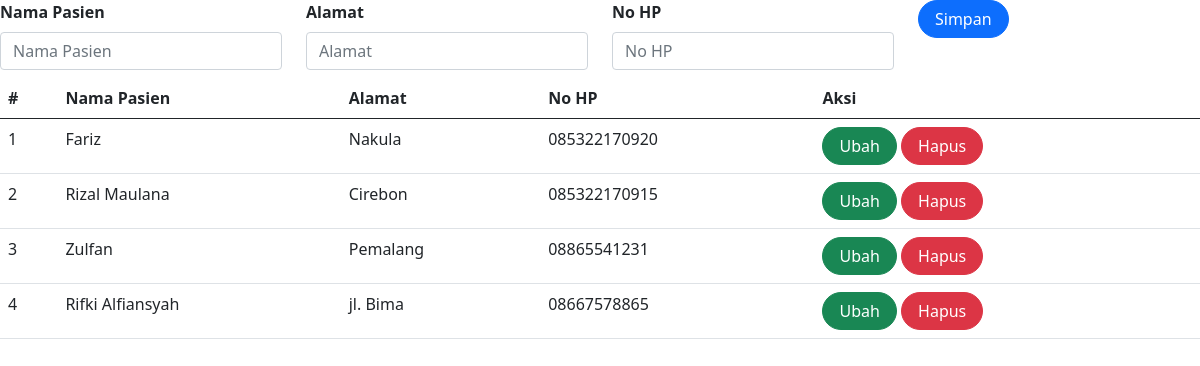
The app's page /pasien.php with its own data.
### tables this page shows
CREATE TABLE `pasien` (
  `id_pasien` int(10) UNSIGNED NOT NULL,
  `nama` varchar(255) DEFAULT NULL,
  `alamat` varchar(255) DEFAULT NULL,
  `no_hp` varchar(50) DEFAULT NULL
);

### pasien.php (the view, shortened to what this page needs)
<?php
include_once("koneksi.php");
?>
<!DOCTYPE html>
<html lang="en">
<head>
    <link href="https://cdn.jsdelivr.net/npm/bootstrap@5.0.2/dist/css/bootstrap.min.css"
    rel="stylesheet"
>
</head>
<body>
<form class="form row" method="POST" action="" name="myForm" onsubmit="return(validate());">
    <?php
$nama = '';
$alamat = '';
$no_hp = '';
?>
    <div class="col">
        <label for="inputNama" class="form-label fw-bold">
            Nama Pasien
        </label>
        <input type="text" class="form-control" name="nama" id="inputNama" placeholder="Nama Pasien" value="<?php echo $nama ?>">
    </div>
    <div class="col">
        <label for="inputAlamat" class="form-label fw-bold">
            Alamat
        </label>
        <input type="text" class="form-control" name="alamat" id="inputAlamat" placeholder="Alamat" value="<?php echo $alamat ?>">
    </div>
    <div class="col mb-2">
        <label for="inputNoHP" class="form-label fw-bold">
        No HP
        </label>
        <input type="text" class="form-control" name="no_hp" id="inputNoHP" placeholder="No HP" value="<?php echo $no_hp ?>">
    </div>
    <div class="col">
        <button type="submit" class="btn btn-primary rounded-pill px-3" name="simpan">Simpan</button>
    </div>
</form>
<table class="table table-hover">
    <thead>
        <tr>
            <th scope="col">#</th>
            <th scope="col">Nama Pasien</th>
            <th scope="col">Alamat</th>
            <th scope="col">No HP</th>
            <th scope="col">Aksi</th>
        </tr>
    </thead>
    <tbody>
        <?php
$result = mysqli_query($mysqli, "SELECT * FROM pasien");
$no = 1;
while ($data = mysqli_fetch_array($result)) {
?>
    <tr>
        <td><?php echo $no++ ?></td>
        <td><?php echo $data['nama'] ?></td>
        <td><?php echo $data['alamat'] ?></td>
        <td><?php echo $data['no_hp'] ?></td>
        <td>
            <a class="btn btn-success rounded-pill px-3" href="index.php?page=pasien&id_pasien=<?php echo $data['id_pasien'] ?>">Ubah</a>
            <a class="btn btn-danger rounded-pill px-3" href="index.php?page=pasien&id_pasien=<?php echo $data['id_pasien'] ?>&aksi=hapus">Hapus</a>
        </td>
    </tr>
<?php
}
?>
    </tbody>
</table>
</body>
</html>

### records on screen
pasien: nama "Fariz", alamat "Nakula", no_hp "085322170920"
pasien: nama "Rizal Maulana", alamat "Cirebon", no_hp "085322170915"
pasien: nama "Zulfan", alamat "Pemalang", no_hp "08865541231"
pasien: nama "Rifki Alfiansyah", alamat "jl. Bima", no_hp "08667578865"
